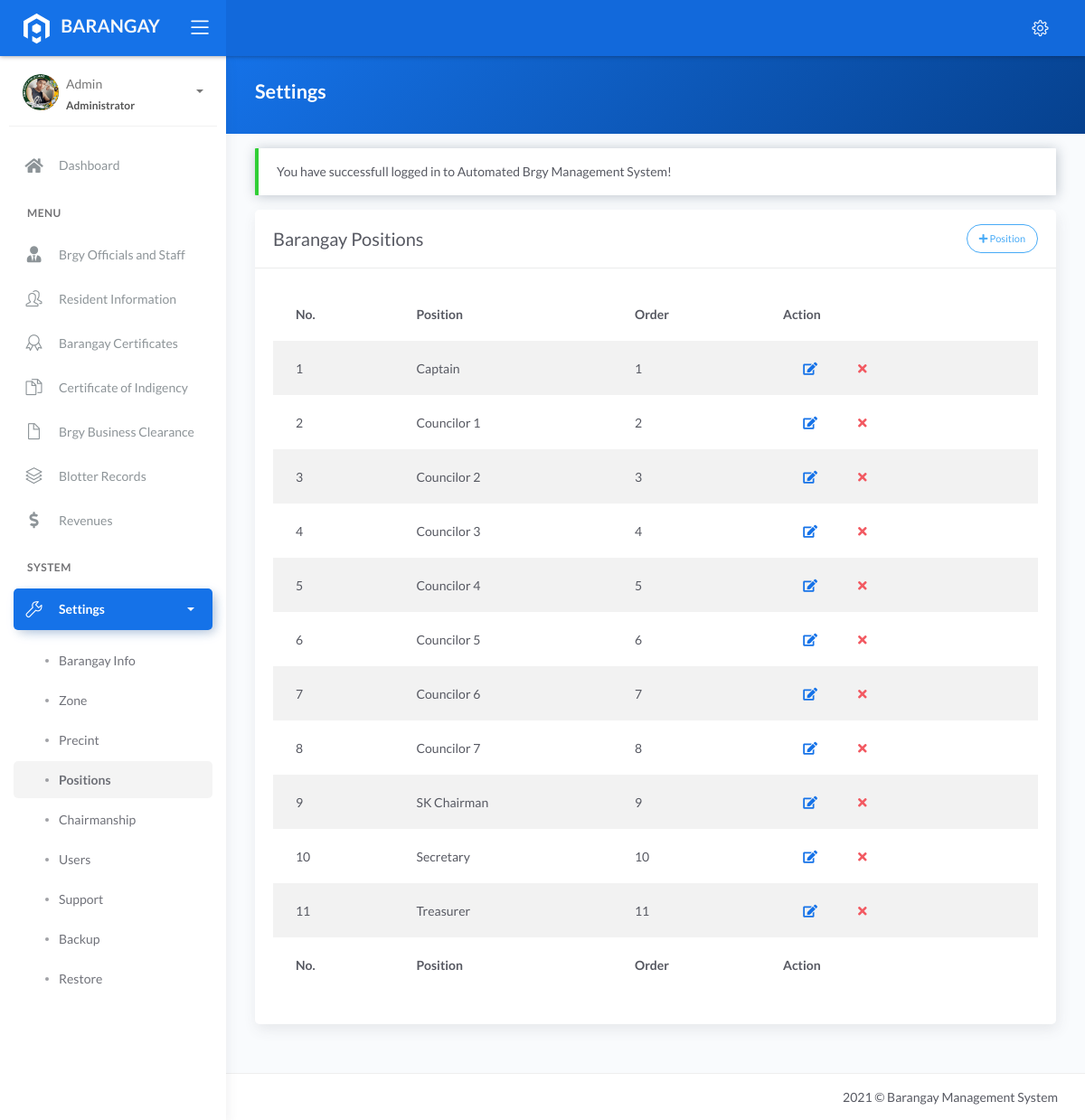
The app's page /position.php (signed in) with its own data.
### tables this page shows
CREATE TABLE `tblposition` (
  `id` int(11) NOT NULL AUTO_INCREMENT,
  `position` varchar(50) DEFAULT NULL,
  `order` int(11) DEFAULT NULL,
  PRIMARY KEY (`id`)
);

### model/fetch_brgy_info.php (called while the page is built, shortened)
<?php
	$pos_q = "SELECT * FROM tblposition ORDER BY `order` ASC";
    $pos_r = $conn->query($pos_q);
    $position = array();
	while($row = $pos_r->fetch_assoc()){
		$position[] = $row;
	}
?>

### position.php (the view, shortened to what this page needs)
<?php include 'server/server.php' ?>
<?php
    $query = "SELECT * FROM tblposition ORDER BY `order`";
    $result = $conn->query($query);
?>
<!DOCTYPE html>
<html lang="en">
<head>
	<?php include 'templates/header.php' ?>
</head>
<body>
	<div class="wrapper">
		<?php include 'templates/main-header.php' ?>
		<?php include 'templates/sidebar.php' ?>
		<div class="main-panel">
			<div class="content">
				<div class="panel-header bg-primary-gradient">
					<div class="page-inner">
						<div class="d-flex align-items-left align-items-md-center flex-column flex-md-row">
							<div>
								<h2 class="text-white fw-bold">Settings</h2>
							</div>
						</div>
					</div>
				</div>
				<div class="page-inner">
					<div class="row mt--2">
						<div class="col-md-12">
                            <?php if(isset($_SESSION['message'])): ?>
                                <div class="alert alert-<?php echo $_SESSION['success']; ?> <?= $_SESSION['success']=='danger' ? 'bg-danger text-light' : null ?>" role="alert">
                                    <?php echo $_SESSION['message']; ?>
                                </div>
                            <?php endif ?>
                            <div class="card">
								<div class="card-header">
									<div class="card-head-row">
										<div class="card-title">Barangay Positions</div>
										<div class="card-tools">
											<a href="#add" data-toggle="modal" class="btn btn-info btn-border btn-round btn-sm">
												<i class="fa fa-plus"></i>
												Position
											</a>
										</div>
									</div>
								</div>
								<div class="card-body">
                                    <div class="table-responsive">
                                        <table class="table table-striped">
                                            <thead>
                                                <tr>
                                                    <th scope="col">No.</th>
                                                    <th scope="col">Position</th>
                                                    <th scope="col">Order</th>
                                                    <th scope="col">Action</th>
                                                </tr>
                                            </thead>
                                            <tbody>
                                                <?php if(!empty($position)): ?>
                                                    <?php $no=1; foreach($position as $row): ?>
                                                    <tr>
                                                        <td><?= $no ?></td>
                                                        <td><?= $row['position'] ?></td>
                                                        <td><?= $row['order'] ?></td>
                                                        <td>
                                                            <div class="form-button-action">
                                                                <a type="button" href="#edit" data-toggle="modal" class="btn btn-link btn-primary"
                                                                    title="Edit Position" onclick="editPos(this)" data-pos="<?= $row['position'] ?>" data-order="<?= $row['order'] ?>" data-id="<?= $row['id'] ?>">
                                                                    <i class="fa fa-edit"></i>
                                                                </a>
                                                                <a type="button" data-toggle="tooltip" href="model/remove_position.php?id=<?= $row['id'] ?>" onclick="return confirm('Are you sure you want to delete this position?');" class="btn btn-link btn-danger" data-original-title="Remove">
                                                                    <i class="fa fa-times"></i>
                                                                </a>
                                                            </div>
                                                        </td>
                                                    </tr>
                                                    <?php $no++; endforeach ?>
                                                <?php else: ?>
                                                    <tr>
                                                        <td colspan="4" class="text-center">No Available Data</td>
                                                    </tr>
                                                <?php endif ?>
                                            </tbody>
                                            <tfoot>
                                                <tr>
                                                    <th scope="col">No.</th>
                                                    <th scope="col">Position</th>
                                                    <th scope="col">Order</th>
                                                    <th scope="col">Action</th>
                                                </tr>
                                            </tfoot>
                                        </table>
                                    </div>
								</div>
							</div>
						</div>
					</div>
				</div>
			</div>
			<?php include 'templates/main-footer.php' ?>
		</div>
	</div>
</body>
</html>

### records on screen
tblposition: position "Captain", order "1"
tblposition: position "Councilor 1", order "2"
tblposition: position "Councilor 2", order "3"
tblposition: position "Councilor 3", order "4"
tblposition: position "Councilor 4", order "5"
tblposition: position "Councilor 5", order "6"
tblposition: position "Councilor 6", order "7"
tblposition: position "Councilor 7", order "8"
tblposition: position "SK Chairman", order "9"
tblposition: position "Secretary", order "10"
tblposition: position "Treasurer", order "11"

### other values on screen
$_SESSION['username'] "Admin"
$_SESSION['role'] "Administrator"
$_SESSION['message'] "You have successfull logged in to Automated Brgy Management System!"
